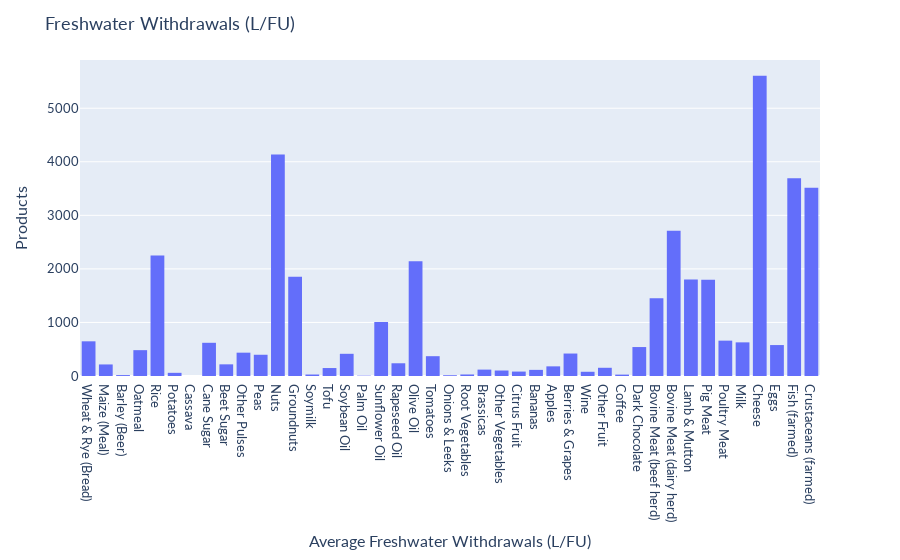

Notebook source saved alongside this figure:
### Markdown cell above
In figure 1 you can see the different amount of liters water used for a nutritional unit. In the figure you can also see that nuts and cheese use alot of water for the amount of nutritions that they give. Most of the meat substitutes are made from wheat, soy and different kinds of fungi(https://www.milieucentraal.nl/eten-en-drinken/milieubewust-eten/vleesvervangers/). The figure shows that there is a substatial difference between amount of water used for the different kinds of meat and the water usage from wheat and soymilk. The only meat that doesn't use more than double the amount of water as the wheat is poultry meat.

### Code cell
import plotly.graph_objs as go
import plotly.express as px
import pandas as pd

df_land = pd.read_excel('dataset1.xls', sheet_name=0, skiprows=2,nrows=43)

fig = px.histogram(df_land, x='Product', y='Mean.5')
fig.update_layout(
    font=dict(
        family='Lato, "Helvetica Neue", Helvetica, Arial, "Liberation Sans", sans-serif',
        size=13,
    ),
    xaxis=dict(title='Average Freshwater Withdrawals (L/FU)'),
    yaxis=dict(title='Products'),
    title = 'Freshwater Withdrawals (L/FU)'
)
fig.show()

### Figure 1 — Plotly figure (JSON) as saved in the notebook; plotly's stock layout.template omitted (floating-point values rounded to 4 significant figures)
{"data": [{"alignmentgroup": "True", "bingroup": "x", "histfunc": "sum", "hovertemplate": "Product=%{x}<br>sum of Mean.5=%{y}<extra></extra>", "legendgroup": "", "marker": {"color": "#636efa", "pattern": {"shape": ""}}, "name": "", "offsetgroup": "", "orientation": "v", "showlegend": false, "type": "histogram", "x": ["Wheat & Rye (Bread)", "Maize (Meal)", "Barley (Beer)", "Oatmeal", "Rice", "Potatoes", "Cassava", "Cane Sugar", "Beet Sugar", "Other Pulses", "Peas", "Nuts", "Groundnuts", "Soymilk", "Tofu", "Soybean Oil", "Palm Oil", "Sunflower Oil", "Rapeseed Oil", "Olive Oil", "Tomatoes", "Onions & Leeks", "Root Vegetables", "Brassicas", "Other Vegetables", "Citrus Fruit", "Bananas", "Apples", "Berries & Grapes", "Wine", "Other Fruit", "Coffee", "Dark Chocolate", "Bovine Meat (beef herd)", "Bovine Meat (dairy herd)", "Lamb & Mutton", "Pig Meat", "Poultry Meat", "Milk", "Cheese", "Eggs", "Fish (farmed)", "Crustaceans (farmed)"], "xaxis": "x", "y": [647.5, 215.7, 17.1, 482.4, 2248.0, 59.1, 0, 620.1, 217.7, 435.7, 396.6, 4134.0, 1852.0, 27.8, 148.6, 414.6, 6.4, 1008.0, 237.7, 2142.0, 369.8, 14.3, 28.4, 119.4, 102.5, 82.7, 114.5, 180.1, 419.6, 78.9, 153.5, 25.9, 540.6, 1451.0, 2714.0, 1803.0, 1796.0, 660, 628.2, 5605.0, 577.7, 3691.0, 3515.0], "yaxis": "y"}], "layout": {"barmode": "relative", "font": {"family": "Lato, \"Helvetica Neue\", Helvetica, Arial, \"Liberation Sans\", sans-serif", "size": 13}, "legend": {"tracegroupgap": 0}, "margin": {"t": 60}, "title": {"text": "Freshwater Withdrawals (L/FU)"}, "xaxis": {"anchor": "y", "domain": [0, 1], "title": {"text": "Average Freshwater Withdrawals (L/FU)"}}, "yaxis": {"anchor": "x", "domain": [0, 1], "title": {"text": "Products"}}}}
